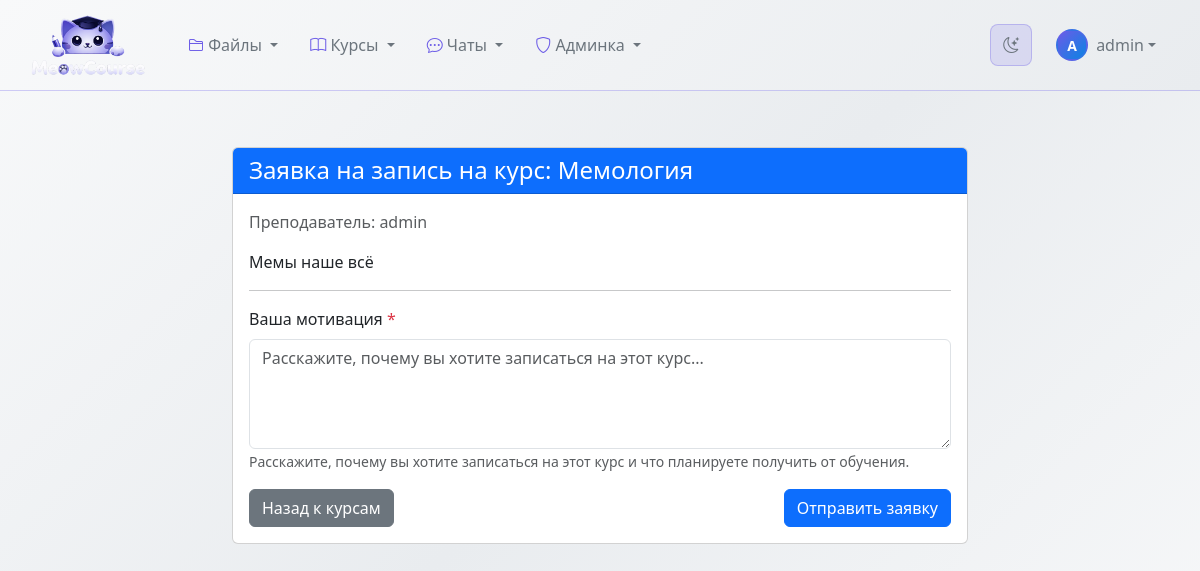
The page /enrollment-request/2/ (signed in) on the database its author committed.
### classroom_core/models.py (models this page shows, shortened)
class Course(models.Model):
    STATUS_CHOICES = [
       ('draft', 'Черновик'),
       ('active', 'Активный'),
       ('archived', 'Архивирован'),
       ('completed', 'Завершен'),
    ]
    title = models.CharField(max_length=255)
    description = models.TextField()
    short_description = models.CharField(max_length=200, blank=True)
    code = models.CharField(max_length=20, unique=True, blank=True)
    instructor = models.ForeignKey(
        User,
        on_delete=models.CASCADE,
        related_name='courses_created'
    )
    teaching_assistants = models.ManyToManyField(
        User,
        blank=True,
        related_name='courses_assisting'
    )
    students = models.ManyToManyField(
        User,
        blank=True,
        related_name='courses_enrolled'
    )
    student_groups = models.ManyToManyField(
        StudentGroup,
        blank=True,
        related_name='courses_enrolled',
        help_text='Группы студентов, зачисленные на курс'
    )
    status = models.CharField(
        max_length=20,
        choices=STATUS_CHOICES,
        default='draft'
    )
    start_date = models.DateField(null=True, blank=True)
    end_date = models.DateField(null=True, blank=True)
    created_at = models.DateTimeField(auto_now_add=True)
    updated_at = models.DateTimeField(auto_now=True)
    cover_image = models.ImageField(
        upload_to='course_covers/',
        null=True,
        blank=True
    )
    color = models.CharField(max_length=7, default='#3498db')
    is_public = models.BooleanField(default=False)
    allow_self_enrollment = models.BooleanField(default=True)
    max_students = models.IntegerField(null=True, blank=True)
    class_days = models.CharField(max_length=100, blank=True)
    class_time = models.CharField(max_length=100, blank=True)
    class Meta:
        ordering = ['-created_at']
        verbose_name = 'Курс'
        verbose_name_plural = 'Курсы'

### classroom_core/views.py (the view)
# urls.py: path('enrollment-request/<int:course_id>/', views.course_enrollment_request_create, name='course_enrollment_request_create'),
@login_required
def course_enrollment_request_create(request, course_id):
    course = get_object_or_404(Course, id=course_id)
    if course.students.filter(id=request.user.id).exists():
        messages.error(request, 'Вы уже записаны на этот курс')
        return redirect('classroom_core:course_detail', course_id=course.id)
    existing_request = CourseEnrollmentRequest.objects.filter(
        course=course,
        student=request.user
    ).first()
    if existing_request:
        messages.info(request, 'У вас уже есть заявка на этот курс')
        return redirect('classroom_core:course_enrollment_request_detail', request_id=existing_request.id)
    if request.method == 'POST':
        form = CourseEnrollmentRequestForm(request.POST)
        if form.is_valid():
            request_obj = form.save(commit=False)
            request_obj.course = course
            request_obj.student = request.user
            request_obj.save()
            messages.success(request, 'Заявка на запись на курс успешно создана')
            return redirect('classroom_core:course_detail', course_id=course.id)
    else:
        form = CourseEnrollmentRequestForm()
    return render(request, 'classroom_core/course_enrollment_request_form.html', {
        'form': form,
        'course': course,
    })

### classroom_core/forms.py
class CourseEnrollmentRequestForm(forms.ModelForm):
    class Meta:
        model = CourseEnrollmentRequest
        fields = ['motivation']
        widgets = {
            'motivation': forms.Textarea(attrs={'class': 'form-control', 'rows': 4, 'placeholder': 'Расскажите, почему вы хотите записаться на этот курс...'}),
        }

### classroom_core/models.py (called while the page is built)
    def is_teacher(self):
        return self.role == 'teacher'

    def is_staff(self):
        return self.role == 'staff'

### templates/classroom_core/course_enrollment_request_form.html (shortened to what this page needs)
{% extends 'base.html' %}
{% block content %}
<div class="container mt-4">
    <div class="row justify-content-center">
        <div class="col-md-8">
            <div class="card">
                <div class="card-header bg-primary text-white">
                    <h4 class="mb-0">Заявка на запись на курс: {{ course.title }}</h4>
                </div>
                <div class="card-body">
                    <p class="text-muted">
                        {% if course.instructor %}
                            Преподаватель: {{ course.instructor.get_full_name|default:course.instructor.username }}
                        {% endif %}
                    </p>
                    <p>{{ course.description|truncatewords:50 }}</p>
                    <hr>
                    <form method="post">
                        <div class="mb-3">
                            <label for="{{ form.motivation.id_for_label }}" class="form-label">
                                Ваша мотивация <span class="text-danger">*</span>
                            </label>
                            {{ form.motivation }}
                            <small class="form-text text-muted">
                                Расскажите, почему вы хотите записаться на этот курс и что планируете получить от обучения.
                            </small>
                        </div>
                        <div class="d-flex justify-content-between">
                            <a href="{% url 'classroom_core:course_list' %}" class="btn btn-secondary">
                                Назад к курсам
                            </a>
                            <button type="submit" class="btn btn-primary">
                                Отправить заявку
                            </button>
                        </div>
                    </form>
                </div>
            </div>
        </div>
    </div>
</div>
{% endblock %}

### templates/base.html (shortened to what this page needs)
{% load static %}
<!DOCTYPE html>
<html lang="ru">
<head>
    <link href="https://cdn.jsdelivr.net/npm/bootstrap@5.3.0/dist/css/bootstrap.min.css" rel="stylesheet">
    <link rel="stylesheet" href="https://cdn.jsdelivr.net/npm/bootstrap-icons@1.10.0/font/bootstrap-icons.css">
    <link id="theme-stylesheet" rel="stylesheet" href="{% static 'css/themes/light.css' %}" data-light-href="{% static 'css/themes/light.css' %}" data-dark-href="{% static 'css/themes/dark.css' %}">
</head>
<body>
    <nav class="navbar navbar-expand-lg navbar">
        <div class="container-fluid">
            <a class="navbar-brand d-flex align-items-center" href="{% url 'classroom_core:course_list' %}">
                <img src="{% static 'images/logo.png' %}"
                    alt="MeowCourse"
                    class="me-2"
                    style="width: 120px; height: auto; max-height: 64px; object-fit: contain;">
            </a>
            <div class="collapse navbar-collapse" id="navbarNav">
                <ul class="navbar-nav me-auto">
                    <li class="nav-item dropdown">
                        <a class="nav-link dropdown-toggle" href="#" role="button" data-bs-toggle="dropdown">
                            <i class="bi bi-folder2"></i> Файлы
                        </a>
                    </li>
                    <li class="nav-item dropdown">
                        <a class="nav-link dropdown-toggle" href="#" role="button" data-bs-toggle="dropdown">
                            <i class="bi bi-book"></i> Курсы
                        </a>
                    </li>
                    <li class="nav-item dropdown">
                        <a class="nav-link dropdown-toggle" href="#" role="button" data-bs-toggle="dropdown">
                            <i class="bi bi-chat-dots"></i> Чаты
                        </a>
                    </li>
                    {% if user.is_authenticated and user.is_staff or user.is_superuser %}
                    <li class="nav-item dropdown">
                        <a class="nav-link dropdown-toggle" href="#" role="button" data-bs-toggle="dropdown">
                            <i class="bi bi-shield"></i> Админка
                        </a>
                    </li>
                    {% endif %}
                </ul>
                <div class="d-flex align-items-center gap-2">
                    <button id="theme-toggle" class="theme-toggle-btn" type="button" aria-label="Переключить тему">
                        <i class="bi bi-moon-stars"></i>
                    </button>
                    {% if user.is_authenticated %}
                    <div class="dropdown">
                        <a class="nav-link dropdown-toggle d-flex align-items-center" href="#" role="button" data-bs-toggle="dropdown">
                            <div class="user-avatar rounded-circle d-flex align-items-center justify-content-center" style="width: 32px; height: 32px; font-size: 0.875rem;">
                                {{ user.username|slice:":1"|upper }}
                            </div>
                            <span class="ms-2 d-none d-md-inline username-text">{{ user.username }}</span>
                        </a>
                    </div>
                    {% else %}
                    <a class="nav-link" href="{% url 'classroom_core:login' %}">
                        <i class="bi bi-box-arrow-in-right me-1"></i> Войти
                    </a>
                    {% endif %}
                </div>
            </div>
        </div>
    </nav>
    <div class="main-content">
        <div class="container-fluid">
            {% block content %}{% endblock %}
        </div>
    </div>
</body>
</html>

### static/css/themes/light.css (style rules this page uses)
:root { --bg-page-start: #f8f9fa; --bg-page-end: #e9ecef; --bg-page-gradient: linear-gradient(135deg, var(--bg-page-start) 0%, var(--bg-page-end) 50%, var(--bg-page-start) 100%); --bg-card: #ffffff; --bg-card-hover: #f8f9fa; --bg-item: #f1f3f5; --bg-item-hover: #e9ecef; --bg-input: #ffffff; --bg-overlay-10: rgba(108, 92, 231, 0.1); --bg-overlay-15: rgba(108, 92, 231, 0.15); --bg-overlay-20: rgba(108, 92, 231, 0.2); --bg-overlay-25: rgba(108, 92, 231, 0.25); --bg-overlay-30: rgba(108, 92, 231, 0.3); --text-white: #000000; --text-main: #212529; --text-secondary: #495057; --text-muted: #6c757d; --text-disabled: #adb5bd; --accent-primary: #6c5ce7; --accent-secondary: #0984e3; --accent-gradient: linear-gradient(135deg, var(--accent-primary), var(--accent-secondary)); --accent-glow: rgba(108, 92, 231, 0.15); --accent-glow-strong: rgba(108, 92, 231, 0.25); --accent-shadow: 0 5px 15px var(--accent-glow); --accent-shadow-hover: 0 8px 25px var(--accent-glow-strong); --border-accent: rgba(108, 92, 231, 0.2); --border-accent-hover: rgba(108, 92, 231, 0.4); --border-accent-light: rgba(108, 92, 231, 0.15); --status-warning: #f39c12; --status-warning-bg: rgba(243, 156, 18, 0.15); --status-warning-bg-light: rgba(243, 156, 18, 0.05); --status-warning-border: rgba(243, 156, 18, 0.3); --status-warning-shadow: 0 10px 30px rgba(243, 156, 18, 0.1); --status-warning-gradient: linear-gradient(135deg, rgba(243, 156, 18, 0.15), rgba(243, 156, 18, 0.05)); --status-info: #0984e3; --status-info-bg: rgba(9, 132, 227, 0.15); --status-info-bg-light: rgba(9, 132, 227, 0.05); --status-info-border: rgba(9, 132, 227, 0.3); --status-info-shadow: 0 10px 30px rgba(9, 132, 227, 0.1); --status-info-gradient: linear-gradient(135deg, rgba(9, 132, 227, 0.15), rgba(9, 132, 227, 0.05)); --status-assignment: #6c5ce7; --status-assignment-bg: rgba(108, 92, 231, 0.15); --status-assignment-bg-light: rgba(108, 92, 231, 0.05); --status-assignment-border: rgba(108, 92, 231, 0.3); --status-assignment-shadow: 0 10px 30px rgba(108, 92, 231, 0.1); --status-assignment-gradient: linear-gradient(135deg, rgba(108, 92, 231, 0.15), rgba(108, 92, 231, 0.05)); --status-success: #00b894; --status-success-bg: rgba(0, 184, 148, 0.15); --status-success-bg-light: rgba(0, 184, 148, 0.05); --status-success-border: rgba(0, 184, 148, 0.3); --status-success-shadow: 0 10px 30px rgba(0, 184, 148, 0.1); --status-success-gradient: linear-gradient(135deg, rgba(0, 184, 148, 0.15), rgba(0, 184, 148, 0.05)); --status-danger: #d63031; --status-danger-light: #ff6b6b; --status-danger-bg: rgba(214, 48, 49, 0.15); --status-danger-border: rgba(214, 48, 49, 0.3); --status-danger-gradient: linear-gradient(135deg, var(--status-danger), var(--status-danger-light)); --gradient-avatar: linear-gradient(135deg, var(--accent-primary), var(--accent-secondary)); --gradient-progress: linear-gradient(90deg, var(--accent-primary), var(--accent-secondary)); --text-glow: 0 0 10px rgba(108, 92, 231, 0.15); --text-glow-danger: 0 0 10px rgba(214, 48, 49, 0.2); --shadow-card: 0 4px 20px rgba(0, 0, 0, 0.06); --shadow-card-hover: 0 8px 30px rgba(0, 0, 0, 0.1); --shadow-item: 0 2px 10px rgba(0, 0, 0, 0.04); --shimmer-overlay: linear-gradient(90deg, transparent, rgba(255, 255, 255, 0.5), transparent); --card-base: var(--bg-card) var(--border-accent) var(--shadow-card); --item-base: var(--bg-item) var(--border-accent-light); --badge-base: var(--bg-overlay-20) var(--text-secondary) var(--border-accent); --header-gradient-default: var(--status-assignment-gradient); --header-gradient-announcements: var(--status-warning-gradient); --header-gradient-sections: var(--status-info-gradient); --header-gradient-assignments: var(--status-assignment-gradient); --header-gradient-submissions: var(--status-success-gradient); }

### rows shown on the page
Course: title "Мемология", instructor.get_full_name "admin", description "Мемы наше всё"

### other values the page prints
{{ user.username|slice:":1"|upper }} "A"
{{ user.username }} "admin"
